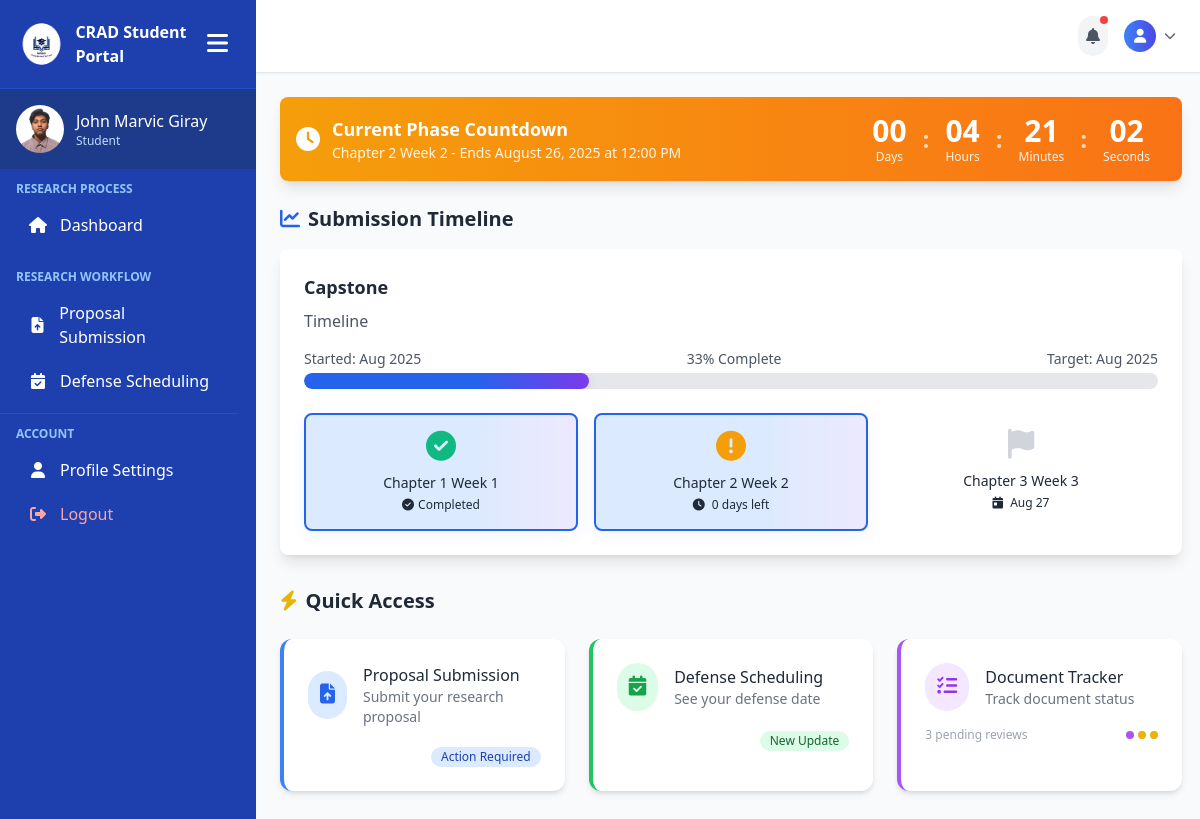
/student_pages/student.php (signed in), run on the app's committed database.
### tables this page shows
CREATE TABLE `student_profiles` (
  `id` int(11) NOT NULL,
  `user_id` int(11) NOT NULL,
  `school_id` varchar(50) NOT NULL,
  `full_name` varchar(100) NOT NULL,
  `program` varchar(50) NOT NULL,
  `cluster` int(11) NOT NULL,
  `faculty_id` int(11) DEFAULT NULL,
  `school_year` varchar(20) NOT NULL,
  `created_at` timestamp NOT NULL DEFAULT current_timestamp(),
  `updated_at` timestamp NOT NULL DEFAULT current_timestamp() ON UPDATE current_timestamp()
);

CREATE TABLE `user_tbl` (
  `user_id` int(11) NOT NULL,
  `email` varchar(150) NOT NULL,
  `password` varchar(255) NOT NULL,
  `role` enum('Admin','Faculty','Student') NOT NULL DEFAULT 'Student',
  `created_at` timestamp NOT NULL DEFAULT current_timestamp()
);

CREATE TABLE `timeline_milestones` (
  `id` int(11) NOT NULL,
  `timeline_id` int(11) NOT NULL,
  `title` varchar(255) NOT NULL,
  `description` text DEFAULT NULL,
  `deadline` datetime NOT NULL,
  `status` enum('pending','active','completed') DEFAULT 'pending',
  `created_at` timestamp NOT NULL DEFAULT current_timestamp(),
  `updated_at` timestamp NOT NULL DEFAULT current_timestamp() ON UPDATE current_timestamp()
);

CREATE TABLE `submission_timelines` (
  `id` int(11) NOT NULL,
  `title` varchar(255) NOT NULL,
  `description` text DEFAULT NULL,
  `is_active` tinyint(1) DEFAULT 1,
  `created_at` timestamp NOT NULL DEFAULT current_timestamp(),
  `updated_at` timestamp NOT NULL DEFAULT current_timestamp() ON UPDATE current_timestamp()
);

### student_pages/student.php (the view, shortened to what the rows shown need)
<?php
include('../includes/connection.php');
$now = new DateTime();
$active_timeline = null;
$milestones = [];
$completed_milestones = 0;
$progress = 0;
$current_milestone = null;
$stmt = $conn->prepare("SELECT t.* FROM submission_timelines t WHERE t.is_active = 1 LIMIT 1");
$stmt->execute();
$result = $stmt->get_result();
if ($result->num_rows > 0) {
    $active_timeline = $result->fetch_assoc();
    $stmt = $conn->prepare("SELECT * FROM timeline_milestones WHERE timeline_id = ? ORDER BY deadline ASC");
    $stmt->bind_param("i", $active_timeline['id']);
    $stmt->execute();
    $milestones = $stmt->get_result()->fetch_all(MYSQLI_ASSOC);
    $total_milestones = count($milestones);
    if ($total_milestones > 0) {
        foreach ($milestones as $milestone) {
            $deadline = new DateTime($milestone['deadline']);
            if ($deadline < $now) {
                $completed_milestones++;
            }
            if ($deadline > $now && !$current_milestone) {
                $current_milestone = $milestone;
            }
        }
        $progress = ($completed_milestones / $total_milestones) * 100;
    }
}
?>
<!DOCTYPE html>
<html lang="en">
<head>
    <script src="https://cdn.tailwindcss.com"></script>
    <link rel="stylesheet" href="https://cdnjs.cloudflare.com/ajax/libs/font-awesome/6.0.0/css/all.min.css">
</head>
<body class="bg-gray-50 text-gray-800 font-sans">
    <div class="min-h-screen flex">
        <?php include('../includes/student-sidebar.php'); ?>
            <main class="flex-1 overflow-y-auto p-6 hide-scrollbar">
                <div class="bg-gradient-to-r from-primary to-secondary text-white p-4 rounded-lg shadow-lg mb-6" id="countdown-banner">
                    <div class="flex flex-col md:flex-row items-center justify-between">
                        <div class="flex items-center mb-4 md:mb-0">
                            <div>
                                <h3 class="font-bold text-lg">Current Phase Countdown</h3>
                                <p class="text-sm opacity-90">
                                    <?php if ($current_milestone): ?>
                                        <?= htmlspecialchars($current_milestone['title']) ?> -
                                        Ends <?= date('F j, Y \a\t g:i A', strtotime($current_milestone['deadline'])) ?>
                                    <?php else: ?>
                                        <?= empty($milestones) ? 'No active milestones' : 'All milestones completed' ?>
                                    <?php endif; ?>
                                </p>
                            </div>
                        </div>
                    </div>
                </div>
                <section class="mb-8">
                    <h2 class="text-xl font-semibold mb-4 text-gray-800 flex items-center">
                        <i class="fas fa-chart-line mr-2 text-primary"></i> Submission Timeline
                    </h2>
                    <div class="bg-white rounded-lg shadow-lg p-6">
                        <?php if ($active_timeline): ?>
                            <h3 class="text-lg font-semibold mb-2"><?= htmlspecialchars($active_timeline['title']) ?></h3>
                            <p class="text-gray-600 mb-4"><?= htmlspecialchars($active_timeline['description']) ?></p>
                            <div class="mb-6">
                                <div class="flex justify-between text-sm text-gray-600 mb-1">
                                    <span>
                                        <?php if (!empty($milestones)): ?>
                                            Started: <?= date('M Y', strtotime($milestones[0]['deadline'])) ?>
                                        <?php endif; ?>
                                    </span>
                                    <span><?= round($progress) ?>% Complete</span>
                                    <span>
                                        <?php if (!empty($milestones)): ?>
                                            Target: <?= date('M Y', strtotime(end($milestones)['deadline'])) ?>
                                        <?php endif; ?>
                                    </span>
                                </div>
                                <div class="progress-bar">
                                    <div class="progress-fill" style="width: <?= $progress ?>%"></div>
                                </div>
                            </div>
                            <div class="grid grid-cols-1 md:grid-cols-<?= min(5, count($milestones)) ?> gap-4">
                                <?php foreach ($milestones as $index => $milestone): ?>
                                    <?php
                                    $deadline = new DateTime($milestone['deadline']);
                                    $is_past = $deadline < $now;
                                    $is_current = !$is_past && ($index === 0 || new DateTime($milestones[$index-1]['deadline']) < $now);
                                    ?>
                                    <div class="research-phase <?= $is_past || $is_current ? 'active' : '' ?> p-4 rounded-lg text-center transition-all hover:shadow-md">
                                        <i class="fas
                                            <?= $is_past ? 'fa-check-circle text-success' : ($is_current ? 'fa-exclamation-circle text-warning' : 'fa-flag text-gray-300') ?>
                                            text-3xl mb-3"
                                        ></i>
                                        <p class="text-sm font-medium"><?= htmlspecialchars($milestone['title']) ?></p>
                                        <p class="text-xs mt-1">
                                            <?php if ($is_past): ?>
                                                <i class="fas fa-check-circle mr-1"></i>Completed
                                            <?php elseif ($is_current): ?>
                                                <i class="fas fa-clock mr-1"></i>
                                                <?php
                                                $diff = $now->diff($deadline);
                                                echo $diff->days . ' days left';
                                                ?>
                                            <?php else: ?>
                                                <i class="fas fa-calendar-day mr-1"></i>
                                                <?= date('M j', strtotime($milestone['deadline'])) ?>
                                            <?php endif; ?>
                                        </p>
                                    </div>
                                <?php endforeach; ?>
                            </div>
                        <?php endif; ?>
                    </div>
                </section>
                <section class="mb-8">
                    <h2 class="text-xl font-semibold mb-6 text-gray-800 flex items-center">
                        <i class="fas fa-bolt mr-2 text-yellow-500"></i> Quick Access
                    </h2>
                </section>
            </main>
        </div>
</body>
</html>

### includes/student-sidebar.php (shortened to what the rows shown need)
<?php
include("../includes/connection.php");
$user_id = $_SESSION['user_id'];
$sql = "SELECT u.role, sp.full_name
        FROM user_tbl u
        LEFT JOIN student_profiles sp ON u.user_id = sp.user_id
        WHERE u.user_id = ?";
$stmt = $conn->prepare($sql);
$stmt->bind_param("i", $user_id);
$stmt->execute();
$result = $stmt->get_result();
$user = $result->fetch_assoc();
$role = $user['role'];
$full_name = $user['full_name'] ?? 'User';
?>
<!DOCTYPE html>
<html lang="en">
<head>
    <script src="https://cdn.tailwindcss.com"></script>
    <link rel="stylesheet" href="https://cdnjs.cloudflare.com/ajax/libs/font-awesome/6.5.0/css/all.min.css">
</head>
<body>
<div class="sidebar sidebar-transition bg-blue-800 text-white flex flex-col hidden md:flex h-screen w-64" id="sidebar">
    <div class="p-4 flex items-center space-x-3 bg-blue-900">
        <div>
            <p class="font-medium profile-name"><?php echo htmlspecialchars($full_name); ?></p>
            <p class="text-xs text-blue-200 profile-role"><?php echo htmlspecialchars(ucfirst($role)); ?></p>
        </div>
    </div>
</div>
</body>
</html>

### data on the page
student_profiles: full_name "John Marvic Giray", user.role "Student"
timeline_milestones: title "Chapter 2 Week 2", deadline "August 26, 2025 at 12:00 PM", deadline "0"
submission_timelines: title "Capstone", description "Timeline"
timeline_milestones: deadline "Aug 2025", title "Chapter 1 Week 1", shows "Completed"
timeline_milestones: deadline "Aug 2025", title "Chapter 3 Week 3", deadline "Aug 27"

### other printed values
$progress "33"
